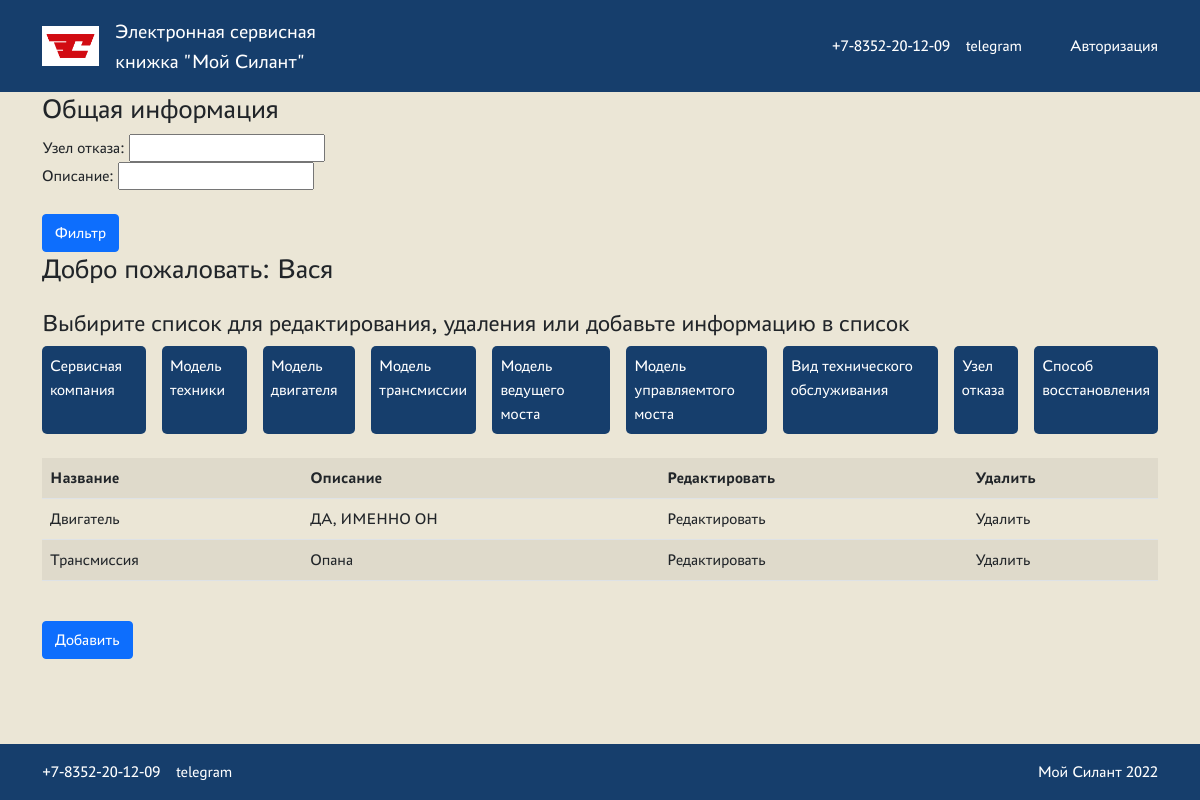
Screenshot of /breakdownunit/ (signed in) with the database file from the repository.
### src/models.py (models this page shows, shortened)
class BreakdownUnit(models.Model):
    name = models.TextField(verbose_name="Узел отказа")
    description = models.TextField(verbose_name="Описание")
    class Meta:
        verbose_name = "Узел отказа"

### src/views.py (the view)
# urls.py: path('breakdownunit/', BreakdownUnitListView.as_view(), name='breakdownunit'),
class BreakdownUnitListView(PermissionRequiredMixin, ListView):
    permission_required = ("src.view_breakdownunit",)
    model = BreakdownUnit
    context_object_name = "breakdownunit"
    template_name = "./lists/breakdownunit_list.html"
    queryset = BreakdownUnit.objects.all()
    login_url = "/"
    def get_context_data(self, *args, **kwargs):
        context = super().get_context_data(**kwargs)
        context["filter"] = BreakdownUnitFilter(self.request.GET, queryset=self.get_queryset())
        return context

### templates/lists/breakdownunit_list.html
<!DOCTYPE html>
{% extends "default.html" %}
{% load static %}
{% block content %}
    <section class="claim">
        <h3 class="heading"> Общая информация</h3>
        <form method="GET">
            {{ filter.form }}
            <div>
                <input class="btn btn-primary mt-4" type="submit" value="Фильтр">
            </div>
        </form>
        <h3 class="heading">Добро пожаловать: {{ request.user.first_name }}</h3>
        <h4 class="search__description mt-4">
            Выбирите список для редактирования, удаления или добавьте информацию в список
        </h4>
        <nav class="btn-wrapper">
            <ul class="nav-btns">
                <li class="nav-item">
                    <a href="/servicecompany/">Сервисная компания</a>
                </li>
                <li class="nav-item">
                    <a href="/machinemodel/">Модель техники</a>
                </li>
                <li class="nav-item">
                    <a href="/enginemodel/">Модель двигателя</a>
                </li>
                <li class="nav-item">
                    <a href="/transmissionmodel/">Модель трансмиссии</a>
                </li>
                <li class="nav-item">
                    <a href="/daxlemodel/">Модель ведущего моста</a>
                </li>
                <li class="nav-item">
                    <a href="/saxlemodel/">Модель управляемтого моста</a>
                </li>
                <li class="nav-item">
                    <a href="/maintenancetype/">Вид технического обслуживания</a>
                </li>
                <li class="nav-item">
                    <a href="/breakdownunit/">Узел отказа</a>
                </li>
                <li class="nav-item">
                    <a href="/recovermethod/">Способ восстановления</a>
                </li>
            </ul>
        </nav>
        <div class="table-responsive mt-4">
            <table class="table table-striped">
                <tbody>
                <tr>
                    <th>Название</th>
                    <th>Описание</th>
                    <th>Редактировать</th>
                    <th>Удалить</th>
                </tr>
                {% for m in filter.qs %}
                    <tr id="myUL">
                        <td>{{ m.name }}</td>
                        <td>{{ m.description }}</td>
                        <td><a href="{% url 'edit_breakdownunit' m.pk %}">Редактировать</a></td>
                        <td><a href="{% url 'delete_breakdownunit' m.pk %}">Удалить</a></td>
                    </tr>
                {% endfor %}
                </tbody>
            </table>
            <div class="btn btn-primary mt-4">
                <a href="{% url 'create_breakdownunit' %}">Добавить</a>
            </div>
        </div>
    </section>
{% endblock content %}

### static/css/styles.css (style rules this page uses)
:root { --color-primary: #163E6C; --color-secondary: #EBE6D6; --color-danger: #D20A11; --color-text-primary: #FFFFFF; }
*, *:before, *:after { margin: 0; padding: 0; box-sizing: border-box; }
a { text-decoration: none; color: inherit; }
ul,li { list-style-type: none; margin: 0; padding: 0; }
body { font-family: "PT Astra Sans"; margin: 0; display: flex; flex-direction: column; min-height: 100vh; }
.nav-btns { display: flex; gap: 1rem; }
.nav-item { background-color: var(--color-primary); color: var(--color-text-primary); padding: 0.5rem; border-radius: 5px; }

### rows the page displays
BreakdownUnit: name "Двигатель", description "ДА, ИМЕННО ОН"
BreakdownUnit: name "Трансмиссия", description "Опана"

### other values shown
{{ request.user.first_name }} "Вася"
